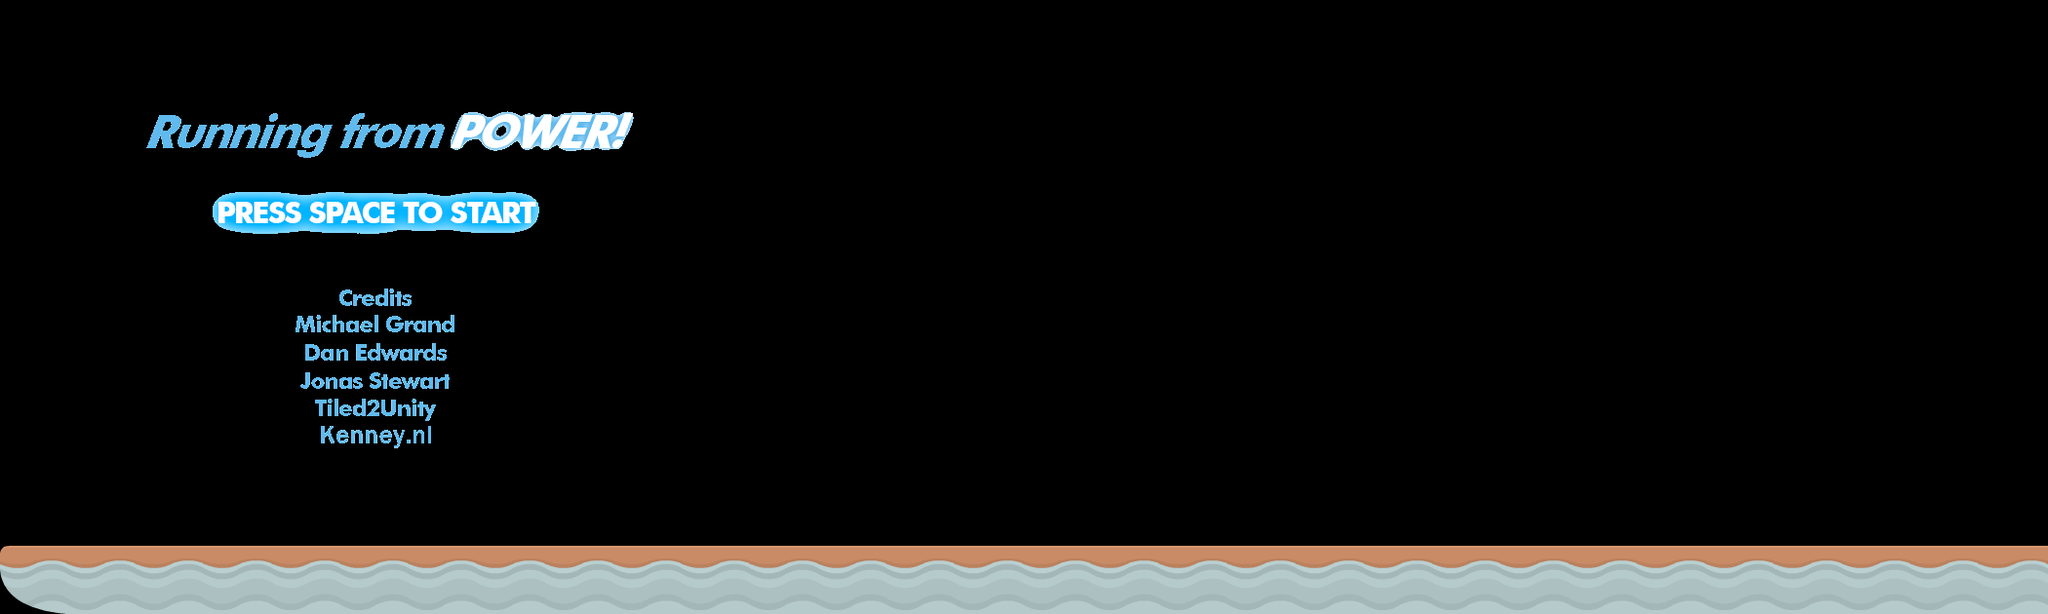

A level layout from a 2D game, rendered from its tile map. Below: a short description, then the map file with its tile-grid data intact:
An orthogonal 30x9 tile map with 70x70 px tiles, 1 tile layer (Tile Layer 1), 1 image layer and 1 object.

<map version="1.0" tiledversion="1.0.2" orientation="orthogonal" renderorder="right-down" width="30" height="9" tilewidth="70" tileheight="70" nextobjectid="8">
 <properties>
  <property name="unity:resourcePath" value="Maps" />
 </properties>
 <tileset firstgid="1" source="../Tilesets/industrial.tsx" />
 <layer name="Tile Layer 1" width="30" height="9">
  <data encoding="csv">
0,0,0,0,0,0,0,0,0,0,0,0,0,0,0,0,0,0,0,0,0,0,0,0,0,0,0,0,0,0,
0,0,0,0,0,0,0,0,0,0,0,0,0,0,0,0,0,0,0,0,0,0,0,0,0,0,0,0,0,0,
0,0,0,0,0,0,0,0,0,0,0,0,0,0,0,0,0,0,0,0,0,0,0,0,0,0,0,0,0,0,
0,0,0,0,0,0,0,0,0,0,0,0,0,0,0,0,0,0,0,0,0,0,0,0,0,0,0,0,0,0,
0,0,0,0,0,0,0,0,0,0,0,0,0,0,0,0,0,0,0,0,0,0,0,0,0,0,0,0,0,0,
0,0,0,0,0,0,0,0,0,0,0,0,0,0,0,0,0,0,0,0,0,0,0,0,0,0,0,0,0,0,
0,0,0,0,0,0,0,0,0,0,0,0,0,0,0,0,0,0,0,0,0,0,0,0,0,0,0,0,0,0,
0,0,0,0,0,0,0,0,0,0,0,0,0,0,0,0,0,0,0,0,0,0,0,0,0,0,0,0,0,0,
17,3,3,3,3,3,3,3,3,3,3,3,3,3,3,3,3,3,3,3,3,3,3,3,3,3,3,3,3,3
</data>
 </layer>
 <objectgroup name="Powerups">
  <object id="7" gid="84" x="1400" y="560" width="70" height="70">
   <properties>
    <property name="prefab" value="Powerups/Powerup" />
   </properties>
  </object>
 </objectgroup>
 <imagelayer name="Title" offsetx="75" offsety="0">
  <image source="../Tilesets/GameTitle.png" width="640" height="480" />
 </imagelayer>
</map>
